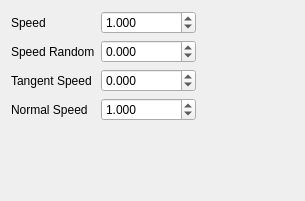
<?xml version="1.0" encoding="UTF-8"?>
<ui version="4.0">
 <class>basicEmSpeedAttr</class>
 <widget class="QWidget" name="basicEmSpeedAttr">
  <property name="geometry">
   <rect>
    <x>0</x>
    <y>0</y>
    <width>305</width>
    <height>201</height>
   </rect>
  </property>
  <property name="windowTitle">
   <string>Form</string>
  </property>
  <layout class="QGridLayout" name="gridLayout">
   <item row="0" column="0">
    <widget class="QLabel" name="speedLabel">
     <property name="text">
      <string>Speed</string>
     </property>
    </widget>
   </item>
   <item row="0" column="1">
    <widget class="QDoubleSpinBox" name="speed">
     <property name="decimals">
      <number>3</number>
     </property>
     <property name="minimum">
      <double>-1000000000.000000000000000</double>
     </property>
     <property name="maximum">
      <double>1000000000.000000000000000</double>
     </property>
     <property name="value">
      <double>1.000000000000000</double>
     </property>
    </widget>
   </item>
   <item row="1" column="0">
    <widget class="QLabel" name="speedRandLabel">
     <property name="text">
      <string>Speed Random</string>
     </property>
    </widget>
   </item>
   <item row="1" column="1">
    <widget class="QDoubleSpinBox" name="speedRandom">
     <property name="decimals">
      <number>3</number>
     </property>
     <property name="minimum">
      <double>-1000000000.000000000000000</double>
     </property>
     <property name="maximum">
      <double>1000000000.000000000000000</double>
     </property>
     <property name="value">
      <double>0.000000000000000</double>
     </property>
    </widget>
   </item>
   <item row="1" column="3">
    <spacer name="horizontalSpacer">
     <property name="orientation">
      <enum>Qt::Horizontal</enum>
     </property>
     <property name="sizeHint" stdset="0">
      <size>
       <width>40</width>
       <height>20</height>
      </size>
     </property>
    </spacer>
   </item>
   <item row="2" column="0">
    <widget class="QLabel" name="tangentSpeedLabel">
     <property name="text">
      <string>Tangent Speed</string>
     </property>
    </widget>
   </item>
   <item row="5" column="1">
    <spacer name="verticalSpacer">
     <property name="orientation">
      <enum>Qt::Vertical</enum>
     </property>
     <property name="sizeHint" stdset="0">
      <size>
       <width>20</width>
       <height>40</height>
      </size>
     </property>
    </spacer>
   </item>
   <item row="2" column="1">
    <widget class="QDoubleSpinBox" name="tangentSpeed">
     <property name="decimals">
      <number>3</number>
     </property>
     <property name="minimum">
      <double>-1000000000.000000000000000</double>
     </property>
     <property name="maximum">
      <double>1000000000.000000000000000</double>
     </property>
     <property name="value">
      <double>0.000000000000000</double>
     </property>
    </widget>
   </item>
   <item row="3" column="1">
    <widget class="QDoubleSpinBox" name="normalSpeed">
     <property name="decimals">
      <number>3</number>
     </property>
     <property name="minimum">
      <double>-1000000000.000000000000000</double>
     </property>
     <property name="maximum">
      <double>1000000000.000000000000000</double>
     </property>
     <property name="value">
      <double>1.000000000000000</double>
     </property>
    </widget>
   </item>
   <item row="3" column="0">
    <widget class="QLabel" name="normalSpeedLabel">
     <property name="text">
      <string>Normal Speed</string>
     </property>
    </widget>
   </item>
  </layout>
 </widget>
 <resources/>
 <connections/>
</ui>
